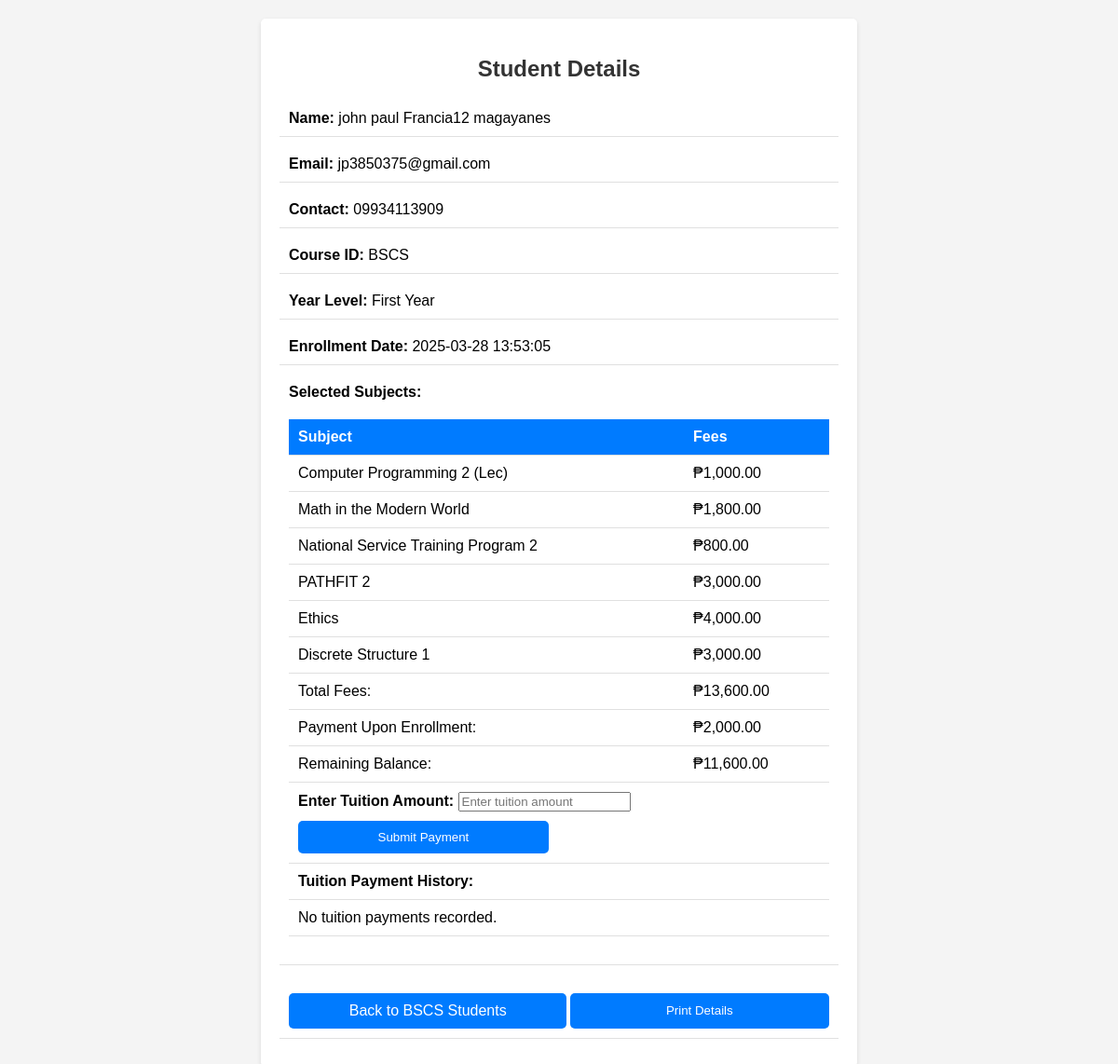
The app's page /student_details.php?id=92 with its own data.
### tables this page shows
CREATE TABLE `students` (
  `id` int(11) NOT NULL,
  `first_name` varchar(100) NOT NULL,
  `middle_name` varchar(100) NOT NULL,
  `last_name` varchar(100) NOT NULL,
  `email` varchar(100) NOT NULL,
  `contact` varchar(15) NOT NULL,
  `course_id` varchar(100) NOT NULL,
  `year_level` varchar(50) NOT NULL,
  `selected_subjects` text NOT NULL,
  `upon_enrollment` decimal(10,2) NOT NULL,
  `created_at` timestamp NOT NULL DEFAULT current_timestamp()
);

### student_details.php (the view, shortened to what this page needs)
<?php
global $conn;
$student_id = intval($_GET['id']);
$stmt = $conn->prepare("SELECT * FROM students WHERE id = ?");
$stmt->bind_param("i", $student_id);
$stmt->execute();
$result = $stmt->get_result();
$student = $result->fetch_assoc();
$course_id = $student['course_id'];
$subjectFees = [
    'Euthenics 2' => 1500,
    'Computer Programming 2 (Lab)' => 1200,
    'Computer Programming 2 (Lec)' => 1000,
    'Math in the Modern World' => 1800,
    'National Service Training Program 2' => 800,
    'PATHFIT 2' => 3000,
    'Ethics' => 4000,
    'Discrete Structure 1' => 3000,
    'Data Communication and Networking 2' => 3000,
];
function calculateTotalFees($selectedSubjects, $subjectFees) {
    $total = 0;
    foreach ($selectedSubjects as $subject) {
        $subject = trim($subject);
        if (isset($subjectFees[$subject])) {
            $total += $subjectFees[$subject];
        }
    }
    return $total;
}
$tuition_payments = [];
$selected_subjects = $student['selected_subjects'];
$payment_upon_enrollment = $student['upon_enrollment'];
$totalFees = calculateTotalFees(explode(',', $selected_subjects), $subjectFees);
$totalPayments = array_sum($tuition_payments) + $payment_upon_enrollment;
$remainingBalance = $totalFees - $totalPayments;
?>
<!DOCTYPE html>
<html lang="en">
<head>
</head>
<body>
<div class="container">
    <h2>Student Details</h2>
    <div class="detail">
        <label>Name:</label> <?= htmlspecialchars($student['first_name']) ?> <?= htmlspecialchars($student['middle_name']) ?> <?= htmlspecialchars($student['last_name']) ?>
    </div>
    <div class="detail">
        <label>Email:</label> <?= htmlspecialchars($student['email']) ?>
    </div>
    <div class="detail">
        <label>Contact:</label> <?= htmlspecialchars($student['contact']) ?>
    </div>
    <div class="detail">
        <label>Course ID:</label> <?= htmlspecialchars($student['course_id']) ?>
    </div>
    <div class="detail">
        <label>Year Level:</label> <?= htmlspecialchars($student['year_level']) ?>
    </div>
    <div class="detail">
        <label>Enrollment Date:</label> <?= htmlspecialchars($student['created_at']) ?>
    </div>
    <div class="detail">
        <label>Selected Subjects:</label>
        <table>
            <thead>
            <tr>
                <th>Subject</th>
                <th>Fees</th>
            </tr>
            </thead>
            <tbody>
            <?php
            if (!empty($selected_subjects)) {
                $subjects = explode(',', $selected_subjects);
                foreach ($subjects as $subject) {
                    $subject = trim($subject);
                    if (!empty($subject)) {
                        $fee = isset($subjectFees[$subject]) ? '₱' . number_format($subjectFees[$subject], 2) : 'N/A';
                        echo '<tr><td>' . htmlspecialchars($subject) . '</td><td>' . $fee . '</td></tr>';
                    }
                }
                echo '<tr><td>Total Fees:</td><td>₱' . number_format($totalFees, 2) . '</td></tr>';
                echo '<tr><td>Payment Upon Enrollment:</td><td>₱' . number_format($payment_upon_enrollment, 2) . '</td></tr>';
                echo '<tr><td>Remaining Balance:</td><td>₱' . number_format($remainingBalance, 2) . '</td></tr>';
                echo '<tr><td colspan="2">
                        <form method="POST" action="">
                            <label for="tuition">Enter Tuition Amount:</label>
                            <input type="number" id="tuition" name="tuition" placeholder="Enter tuition amount" min="0" step="0.01" required>
                            <button type="submit" class="button">Submit Payment</button>
                        </form>
                    </td></tr>';
                echo '<tr><td colspan="2"><strong>Tuition Payment History:</strong></td></tr>';
                echo '<tr><td colspan="2">';
                if (!empty($tuition_payments)) {
                    echo '<ul>';
                    foreach ($tuition_payments as $payment) {
                        echo '<li>₱' . number_format($payment, 2) . '</li>';
                    }
                    echo '</ul>';
                } else {
                    echo 'No tuition payments recorded.';
                }
                echo '</td></tr>';
            } else {
                echo '<tr><td colspan="2">No subjects found.</td></tr>';
            }
            ?>
            </tbody>
        </table>
    </div>
    <div class="detail button-container">
        <a href="<?= htmlspecialchars(strtolower($course_id)) ?>.php?course_id=<?= htmlspecialchars($course_id) ?>" class="button">Back to <?= htmlspecialchars($course_id) ?> Students</a>
        <button class="button print-button" onclick="printPage()">Print Details</button>
    </div>
</div>
</body>
</html>

### student_details.php (style rules this page uses)
body { font-family: Arial, sans-serif; background-color: #f4f4f4; margin: 0; padding: 20px; }
.container { background: white; padding: 20px; border-radius: 5px; box-shadow: 0 2px 5px rgba(0, 0, 0, 0.1); max-width: 600px; margin: auto; }
h2 { text-align: center; color: #333; }
.detail { margin: 10px 0; padding: 10px; border-bottom: 1px solid #e0e0e0; }
label { font-weight: bold; }
table { width: 100%; border-collapse: collapse; margin: 20px 0; }
th, td { padding: 10px; text-align: left; border-bottom: 1px solid #e0e0e0; }
th { background-color: #007bff; color: white; }
.button { background-color: #007bff; color: white; border: none; border-radius: 5px; padding: 10px; cursor: pointer; width: 48%; margin-top: 10px; text-align: center; text-decoration: none; display: inline-block; }
.print-button { background-color: #007bff; }
.button-container { display: flex; justify-content: space-between; }

### records on screen
students: first_name "john paul", middle_name "Francia12", last_name "magayanes", email "jp3850375@gmail.com", contact "09934113909", course "BSCS", year_level "First Year", created_at "2025-03-28 13:53:05", selected_subjects "Computer Programming 2 (Lec)", selected_subjects "₱1,000.00", selected_subjects "Math in the Modern World", selected_subjects "₱1,800.00", selected_subjects "National Service Training Program 2", selected_subjects "₱800.00", selected_subjects "PATHFIT 2", selected_subjects "₱3,000.00", selected_subjects "Ethics", selected_subjects "₱4,000.00", selected_subjects "Discrete Structure 1", selected_subjects "13,600.00", upon_enrollment "2,000.00", remainingBalance "11,600.00"
